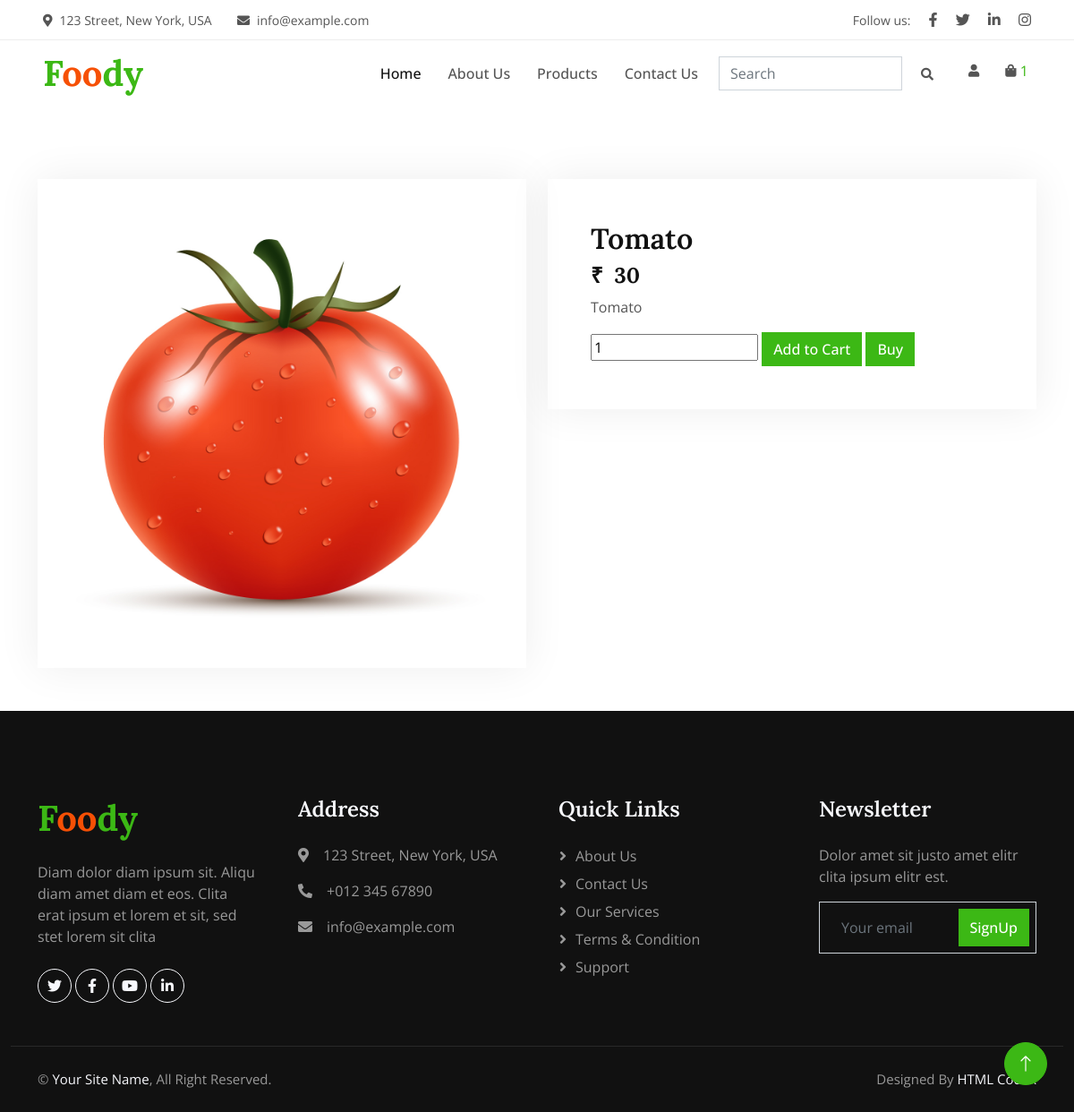
The page /home/product_detail/1/ (signed in) on the database its author committed.
### products/models.py (models this page shows, shortened)
class Product(models.Model):
    category = models.ForeignKey(Category, on_delete=models.CASCADE)
    product_name = models.CharField(max_length=100)
    image = models.ImageField(upload_to='static/products')
    price = models.CharField(max_length=20)
    description = models.TextField()
    stock = models.IntegerField(default=100)
    quantity_type = models.ForeignKey(QuantityVariant, blank=True, null=True, on_delete=models.PROTECT)
    color_type = models.ForeignKey(ColorVariant, blank=True, null=True, on_delete=models.PROTECT)
    size_type = models.ForeignKey(SizeVariant, blank=True, null=True, on_delete=models.PROTECT)

### home/views.py (the view)
# urls.py: path('product_detail/<int:product_id>/', product,name='product_detail'),
def product(request, product_id):
    product = Product.objects.get(pk=product_id)
    user = request.user
    cart_items_count = CartItems.objects.filter(user=user).count()
    return render(request,'product/product.html',{'product':product,'count':cart_items_count})

### ecomproject/context_processors.py (called while the page is built)
def custom_context(request):
    user = request.user
    if request.user.is_authenticated:
        user_email = request.user.email
    else:
        user_email = None
    return {
        'user_name': user.username,'user_email': user_email
    }

### templates/product/product.html (shortened to what this page needs)
<!DOCTYPE html>
<html lang="en">
    {% load static %}
<head>
    <link href="https://cdnjs.cloudflare.com/ajax/libs/font-awesome/5.10.0/css/all.min.css" rel="stylesheet">
    <link href="https://cdn.jsdelivr.net/npm/bootstrap-icons@1.4.1/font/bootstrap-icons.css" rel="stylesheet">
    <link rel="stylesheet" type="text/css" href="{% static 'lib/animate/animate.min.css' %}">
    <link rel="stylesheet" type="text/css" href="{% static 'lib/owlcarousel/assets/owl.carousel.min.css' %}">
    <link rel="stylesheet" type="text/css" href="{% static 'css/bootstrap.min.css' %}">
    <link rel="stylesheet" type="text/css" href="{% static 'css/style.css' %}">
    <link rel="stylesheet" type="text/css" href="{% static 'css/my.css' %}">
</head>
<body>
    {% include 'navbar.html' %}
    <div class="container" style=" margin-top: 200px;">
        <div class="row">
          <div class="col-md-6">
            <div class="product-item">
                <div class="product-image">
                  <img class=" w-100 h-100" src="{{ product.image.url }}" alt="{{ product.name }}">
                </div>
            </div>
          </div>
          <div class="col-md-6">
            <div class="product-item p-5">
                <div class="product-details">
                    <h2 class="product-title">{{ product.product_name }}</h2>
                    <h4 class="product-price"><b>&#8377;&nbsp;&nbsp;{{ product.price }}</b></h4>
                    <p class="product-description">{{ product.description }}</p>
                    <form id="add-to-cart-form" method="POST">
                      <input type="number" name="quantity" value="1" min="1">
                      <button type="submit" class="btn btn-primary">Add to Cart</button>
                      <a href="#" class="btn btn-primary">Buy</a>
                    </form>
                </div>
            </div>
          </div>
        </div>
    </div>
    {% include 'footer.html' %}
    <a href="#" class="btn btn-lg btn-primary btn-lg-square rounded-circle back-to-top"><i class="bi bi-arrow-up"></i></a>
</body>
</html>

### static/css/style.css (style rules this page uses)
:root { --primary: #3CB815; --secondary: #F65005; --light: #F7F8FC; --dark: #111111; }
.back-to-top { position: fixed; display: none; right: 30px; bottom: 30px; z-index: 99; }
.btn { font-weight: 500; transition: .5s; }
.btn.btn-primary, .btn.btn-secondary, .btn.btn-outline-primary:hover, .btn.btn-outline-secondary:hover { color: #FFFFFF; }
.btn-lg-square { width: 48px; height: 48px; }
.btn-square, .btn-sm-square, .btn-lg-square { padding: 0; display: flex; align-items: center; justify-content: center; font-weight: normal; }
.product-item { box-shadow: 0 0 45px rgba(0, 0, 0, .07); }
.product-item img { transition: .5s; }

### rows shown on the page
Product: image (picture), product_name "Tomato", price "30", description "Tomato"

### other values the page prints
{{ count }} "1"
